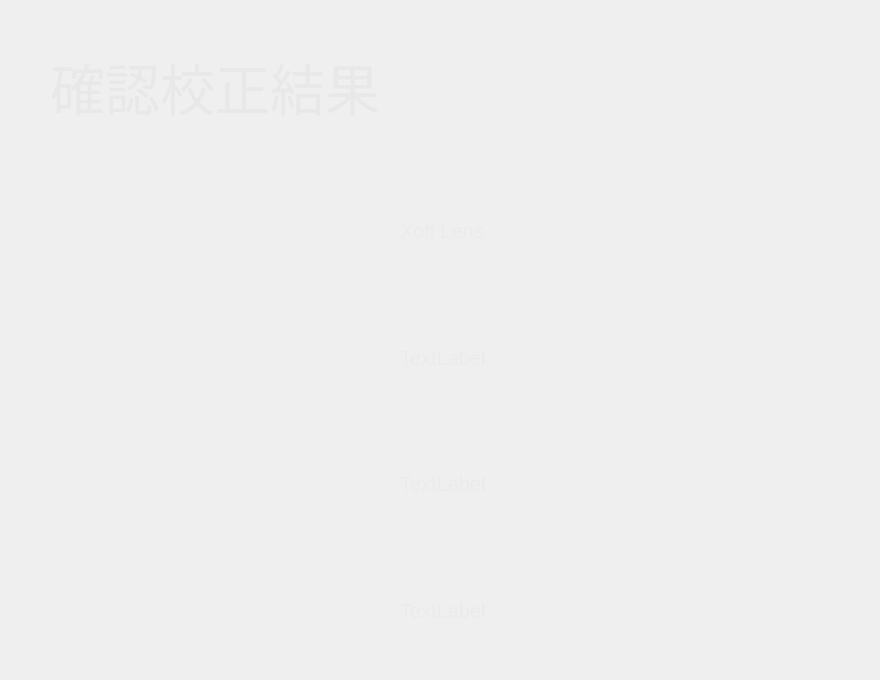
       <widget class="QWidget" name="page">
        <widget class="QLabel" name="label_82">
         <property name="geometry">
          <rect>
           <x>50</x>
           <y>40</y>
           <width>531</width>
           <height>91</height>
          </rect>
         </property>
         <property name="font">
          <font>
           <pointsize>41</pointsize>
          </font>
         </property>
         <property name="styleSheet">
          <string notr="true">color: rgb(232, 232, 232);</string>
         </property>
         <property name="text">
          <string>確認校正結果</string>
         </property>
        </widget>
        <widget class="QWidget" name="verticalLayoutWidget">
         <property name="geometry">
          <rect>
           <x>400</x>
           <y>170</y>
           <width>471</width>
           <height>501</height>
          </rect>
         </property>
         <layout class="QVBoxLayout" name="verticalLayout_18">
          <item>
           <widget class="QLabel" name="label_69">
            <property name="font">
             <font>
              <pointsize>15</pointsize>
             </font>
            </property>
            <property name="styleSheet">
             <string notr="true">color: rgb(235, 235, 235);</string>
            </property>
            <property name="text">
             <string>Xoff Lens</string>
            </property>
           </widget>
          </item>
          <item>
           <widget class="QLabel" name="label_70">
            <property name="font">
             <font>
              <pointsize>15</pointsize>
             </font>
            </property>
            <property name="styleSheet">
             <string notr="true">color: rgb(235, 235, 235);</string>
            </property>
            <property name="text">
             <string>TextLabel</string>
            </property>
           </widget>
          </item>
          <item>
           <widget class="QLabel" name="label_72">
            <property name="font">
             <font>
              <pointsize>15</pointsize>
             </font>
            </property>
            <property name="styleSheet">
             <string notr="true">color: rgb(235, 235, 235);</string>
            </property>
            <property name="text">
             <string>TextLabel</string>
            </property>
           </widget>
          </item>
          <item>
           <widget class="QLabel" name="label_95">
            <property name="font">
             <font>
              <pointsize>15</pointsize>
             </font>
            </property>
            <property name="styleSheet">
             <string notr="true">color: rgb(235, 235, 235);</string>
            </property>
            <property name="text">
             <string>TextLabel</string>
            </property>
           </widget>
          </item>
         </layout>
        </widget>
       </widget>
